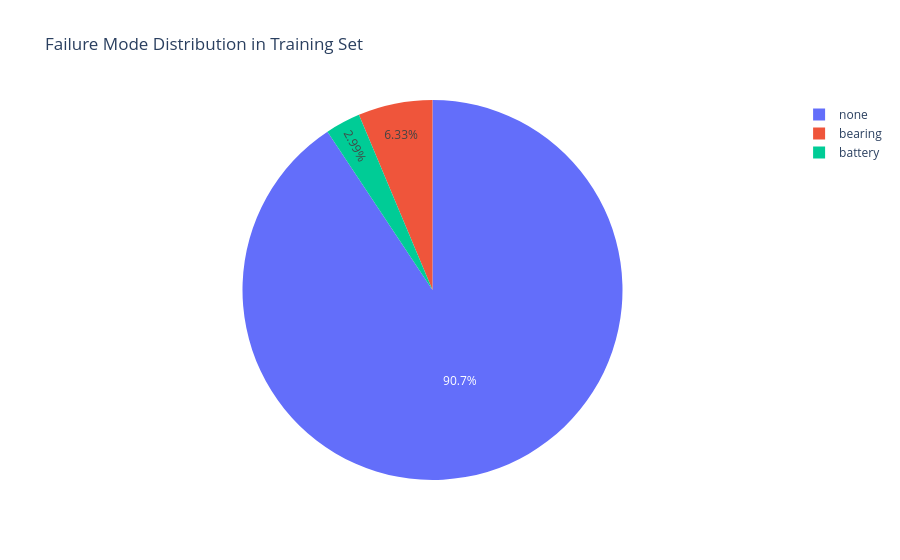

The cell this chart's notebook holds for it:
### Code cell
px.pie(train, names="failure_mode", title="Failure Mode Distribution in Training Set")

### Figure 1 — Plotly figure (JSON) as saved in the notebook; plotly's stock layout.template omitted (floating-point values rounded to 4 significant figures; data arrays with more than 128 entries replaced by an {"elided": "..."} marker saying what was removed)
{"data": [{"domain": {"x": [0, 1], "y": [0, 1]}, "hovertemplate": "failure_mode=%{label}<extra></extra>", "labels": {"elided": "15872 str values"}, "legendgroup": "", "name": "", "showlegend": true, "type": "pie"}], "layout": {"legend": {"tracegroupgap": 0}, "title": {"text": "Failure Mode Distribution in Training Set"}}}
